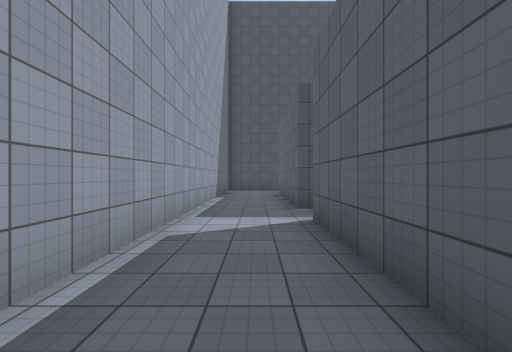
view 1 (above)

17 first-person views from a walk through a scene from a Unity 3-D project. The camera is 1.5 m above the floor, looks level and sees 90° across. The floor is counted in squares, 1.96 m on a side. Each view is taken from the middle of a square. On the plan, view 1 faces up. The plan holds only what a view shows up to about 9 squares ahead; the rest is blank. The place goes on beyond the plan. The player character is not drawn. Some animated figures are not drawn. Surface patterns are stand-ins for the level's own textures.

view 2
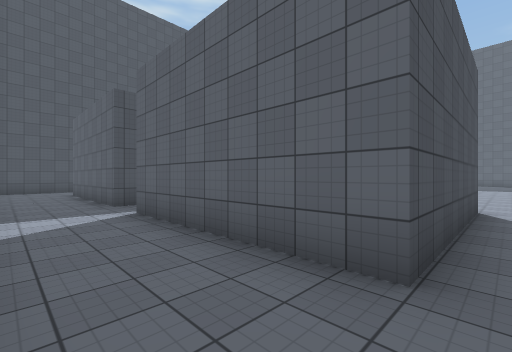

view 3
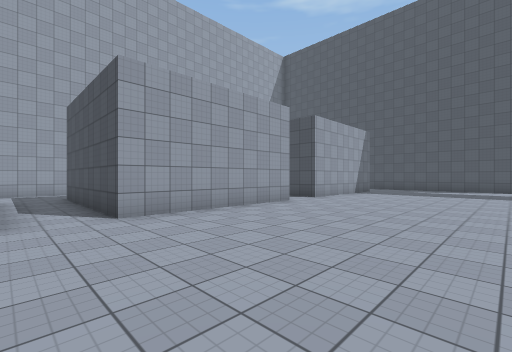

view 4
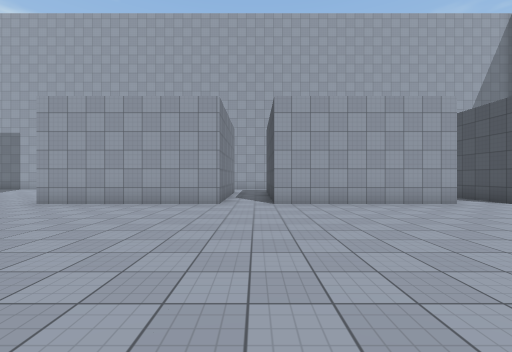

view 5
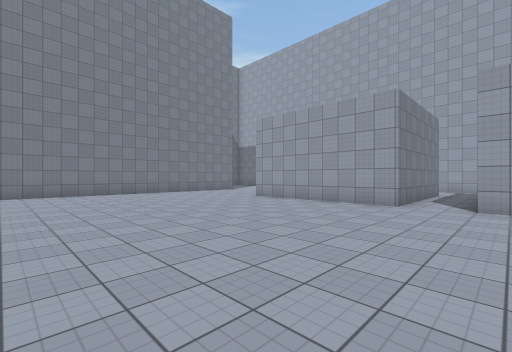

view 6
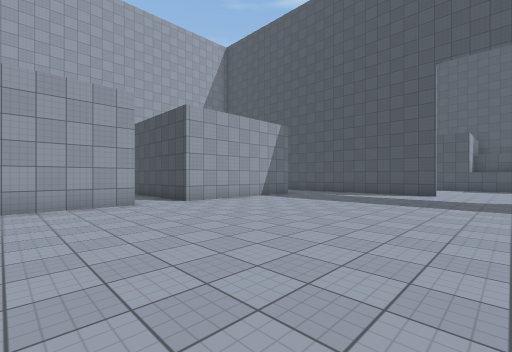

view 7
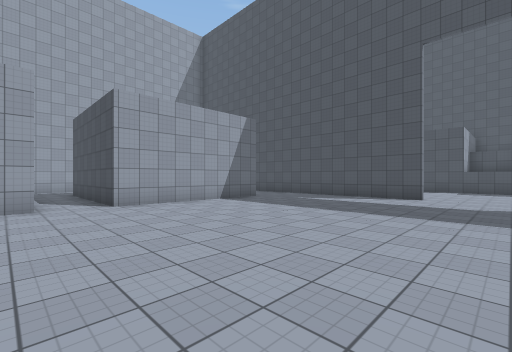

view 8
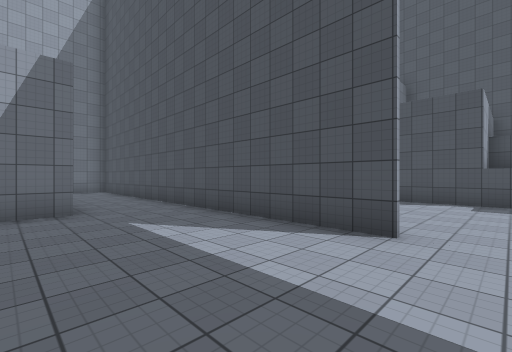

view 9
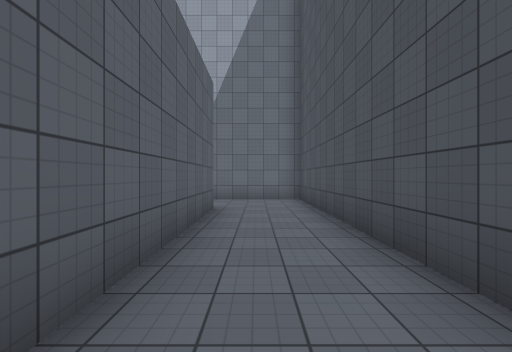

view 10
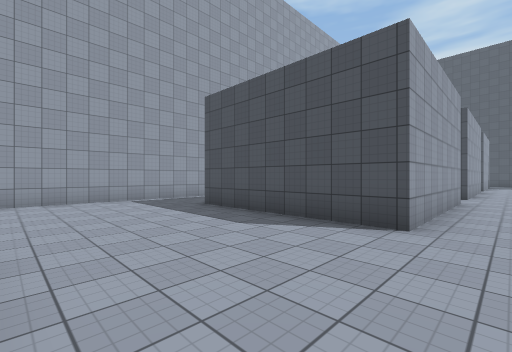

view 11
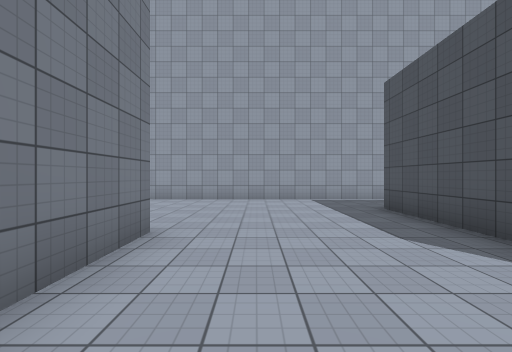

view 12
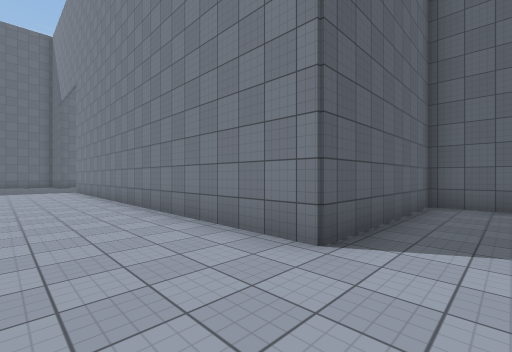

view 13
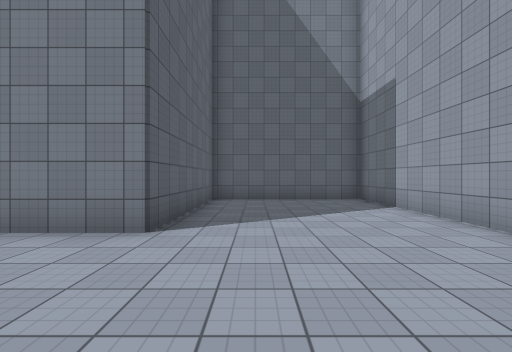

view 14
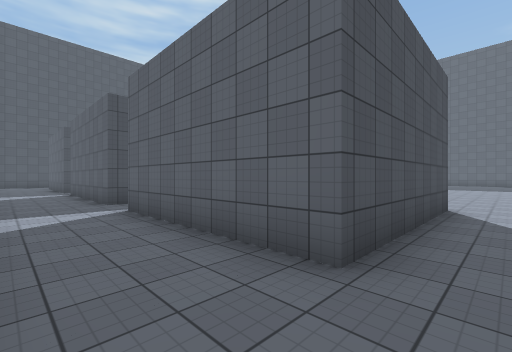

view 15
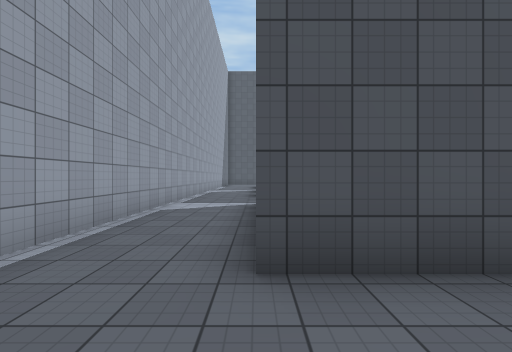

view 16
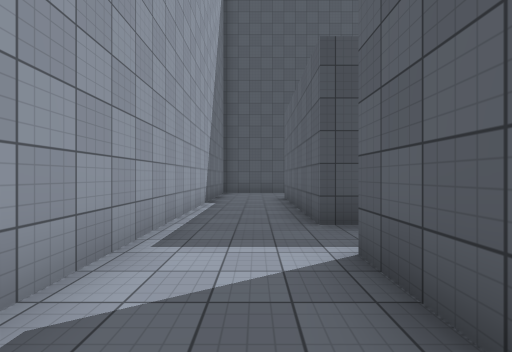

view 17
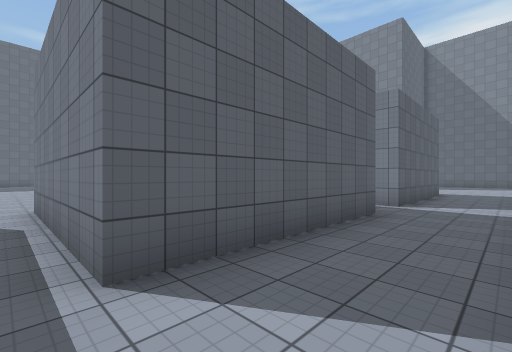

### Floor plan
Points are (right, up) in squares from view 1. A wall is a line through its corners. A room is listed if a view was taken in it or the views show most of it. See-through windows are left out.
Room 1 (views 1, 2, 3, 4, 5, 6, 7, 8, 9, 10, 11, 12, 13, 14, 15, 16, 17)
walls: (6, -0.5) (1, -0.5) (1, 4.5) (6, 4.5) (6, -0.5); (6, -2) (6, -7) (1, -7) (1, -2) (6, -2); (6, 6) (1, 6) (1, 11) (6, 11) (6, 6); (11, 13.5) (-1.4, 13.5) (-1.4, -16.5) (0.1, -16.5); (2, -16.5) (3.4, -16.5) (3.4, -11.5) (13, -11.5)
ways out: opening at (12.5, 13)

Positions as (right, up) in squares from view 1, and headings:
1: (0, 0), facing up
2: (-1, -1), facing up-right
3: (11, -2), facing up-left
4: (13, -1), facing left
5: (13, 0), facing down-left
6: (13, 2), facing up-left
7: (13, 4), facing up-left
8: (12, 10), facing up-left
9: (7, 12), facing left
10: (7, -11), facing up-left
11: (7, -10), facing left
12: (2, -9), facing down-right
13: (2, -8), facing down
14: (-1, -8), facing up-right
15: (1, -9), facing up
16: (0, 2), facing up
17: (-1, 5), facing down-right
